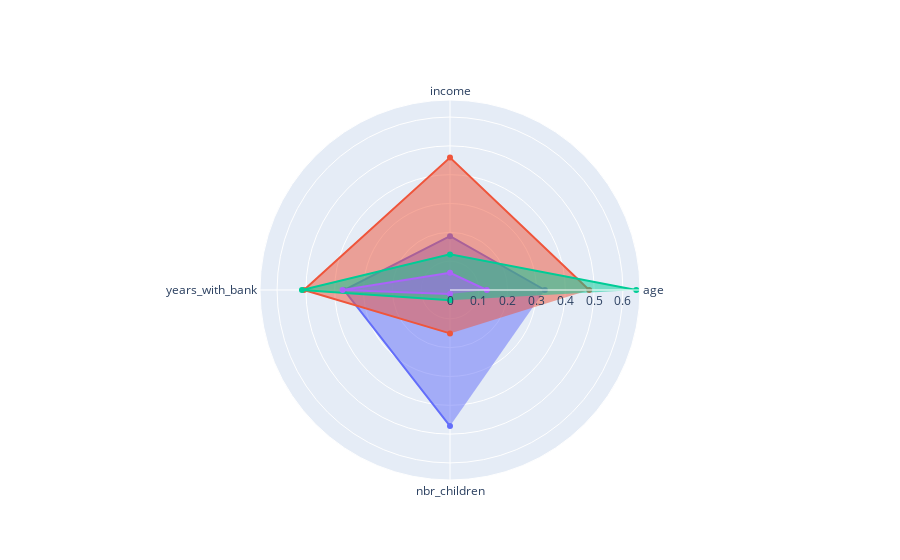

Notebook code for this chart:
### Code cell
fig = go.Figure()

for cluster in range(radar_df.shape[0]):
    fig.add_trace(go.Scatterpolar(
        r=radar_df.iloc[cluster, :5],
        theta=categories,
        fill='toself',
        name=f'Cluster {cluster}'
    ))

fig.update_layout(
    polar=dict(radialaxis=dict(visible=True,
                               range=[0, max(df_numeric_scaled_mm)])),
    showlegend=False)

### Figure 1 — Plotly figure (JSON) as saved in the notebook; plotly's stock layout.template omitted (floating-point values rounded to 4 significant figures)
{"data": [{"fill": "toself", "name": "Cluster 0", "r": [0.3292, 0.1867, 0.3676, 0.4721], "theta": ["age", "income", "years_with_bank", "nbr_children", "y_km"], "type": "scatterpolar"}, {"fill": "toself", "name": "Cluster 1", "r": [0.483, 0.4595, 0.5069, 0.1506], "theta": ["age", "income", "years_with_bank", "nbr_children", "y_km"], "type": "scatterpolar"}, {"fill": "toself", "name": "Cluster 2", "r": [0.6462, 0.1236, 0.5137, 0.03563], "theta": ["age", "income", "years_with_bank", "nbr_children", "y_km"], "type": "scatterpolar"}, {"fill": "toself", "name": "Cluster 3", "r": [0.1277, 0.05958, 0.3728, 0.01423], "theta": ["age", "income", "years_with_bank", "nbr_children", "y_km"], "type": "scatterpolar"}], "layout": {"autosize": true, "polar": {"angularaxis": {"type": "category"}, "radialaxis": {"autorange": true, "range": [0, 0.6743], "type": "linear", "visible": true}}, "showlegend": false}}
